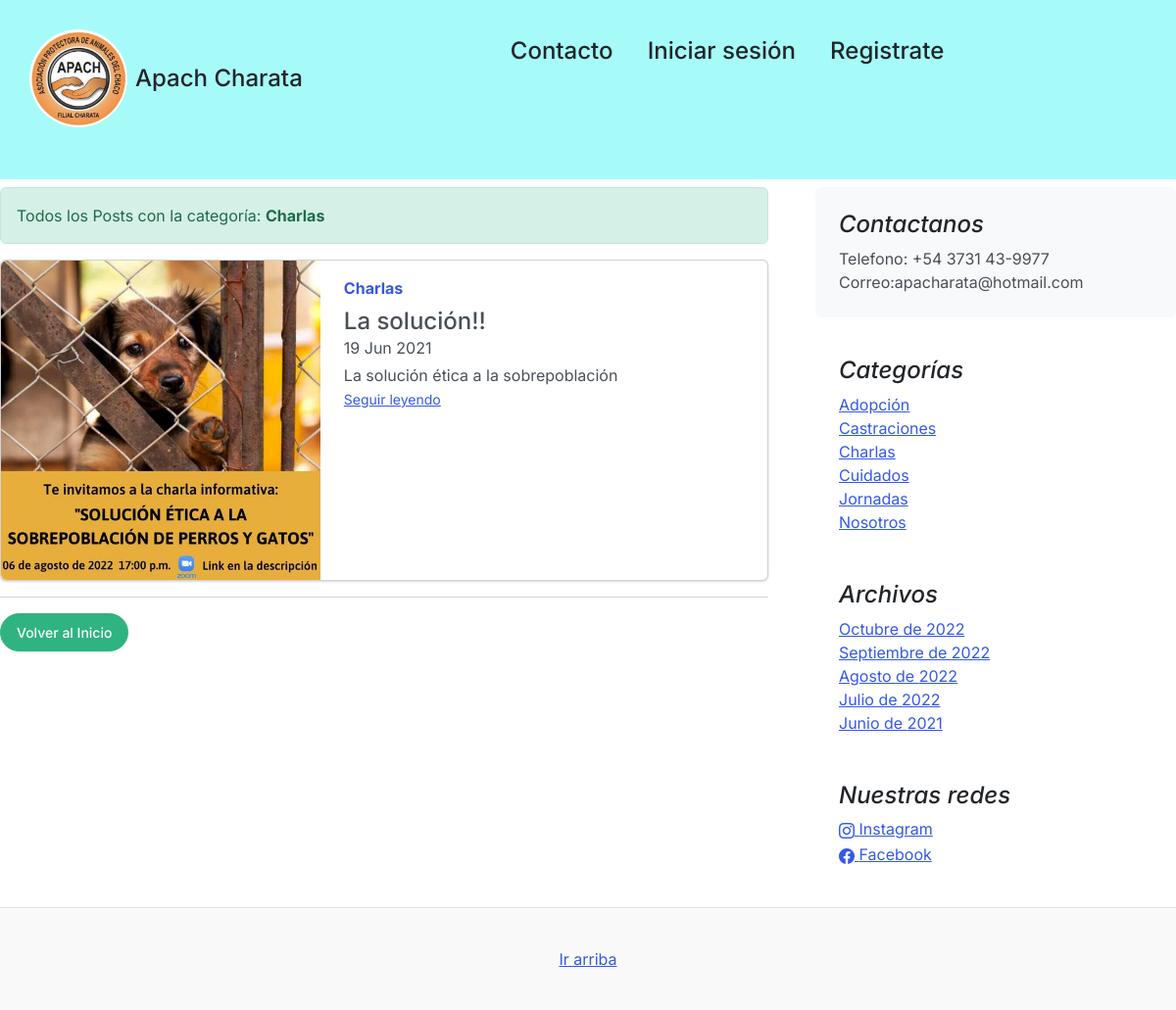
Page /category/1 on the committed database.
### core/models.py (models this page shows, shortened)
class Category (models.Model):
	name = models.CharField(max_length=200, unique=True, verbose_name='Nombre')
	active = models.BooleanField(default=True, verbose_name='Activo')
	created = models.DateTimeField(auto_now_add=True, verbose_name='Fecha de creación')
	updated = models.DateTimeField(auto_now=True, verbose_name='Fecha de modificación')
	class Meta:
		verbose_name = 'Categoría'
		verbose_name_plural = 'Categorías'
		ordering = ['name']
	def __str__(self):
		return self.name

class Post(models.Model):
	title = models.CharField(max_length=250, verbose_name='Título')
	excerpt = models.TextField(verbose_name='Bajada')
	content = RichTextField(verbose_name='Contenido')
	image = models.ImageField(upload_to='posts', null=True, blank=True, verbose_name='Imagen')
	published = models.BooleanField(default=False, verbose_name='Publicado')
	category = models.ForeignKey(Category, on_delete=models.CASCADE, related_name='get_posts', verbose_name='Categoría')
	author = models.ForeignKey(User, on_delete=models.CASCADE, related_name='get_posts', verbose_name='Autor')
	tags = models.ManyToManyField(Tag, verbose_name='Etiquetas')
	created = models.DateTimeField(auto_now_add=True, verbose_name='Fecha de creación')
	updated = models.DateTimeField(auto_now=True, verbose_name='Fecha de modificación')
	class Meta:
		verbose_name = 'Publicación'
		verbose_name_plural = 'Publicaciones'
		ordering = ['-created']

class About(models.Model):
	description = models.CharField(max_length=350, verbose_name='Descripción')
	created = models.DateTimeField(auto_now_add=True, verbose_name='Fecha de creación')
	updated = models.DateTimeField(auto_now=True, verbose_name='Fecha de modificación')
	class Meta:
		verbose_name = 'Contacto'
		verbose_name_plural = 'Contactanos'
		ordering = ['-created']
	def __str__(self):
		return self.description

class Link(models.Model):
	key = models.CharField(max_length=100, verbose_name='Key Link')
	name = models.CharField(max_length=120, verbose_name='Red Social')
	url = models.URLField(max_length=350, blank=True, null=True, verbose_name='Enlace')
	icon = models.CharField(max_length=100, blank=True, null=True, verbose_name='Icono')
	created = models.DateTimeField(auto_now_add=True, verbose_name='Fecha de creación')
	updated = models.DateTimeField(auto_now=True, verbose_name='Fecha de modificación')
	class Meta:
		verbose_name = 'Red Social'
		verbose_name_plural = 'Redes Sociales'
		ordering = ['name']

### core/views.py (the view)
# urls.py: path('category/<int:category_id>', category, name='category'),
def category(request, category_id):
    try:
        category = get_object_or_404(Category, id=category_id)
        return render(request, 'core/category.html', {'category':category})
    except:
        return render(request, 'core/404.html')

### core/processors.py (called while the page is built)
def ctx_dic_about(request):
	ctx_about = {}
	ctx_about['ABOUT'] = About.objects.latest('created')
	return ctx_about

def ctx_dic_category(request):
	ctx_category = {}
	ctx_category['categories'] = Category.objects.filter(active=True)
	return ctx_category

def ctx_dic_history(request):
	ctx_history = {}
	ctx_history['dates'] = Post.objects.dates('created', 'month', order='DESC').distinct()
	return ctx_history

def ctx_dic_link(request):
	ctx_link = {}
	links = Link.objects.all()
	for link in links:
		ctx_link[link.key] = {'url':link.url, 'icon':link.icon}
	return ctx_link

### core/templates/core/category.html
{% extends 'core/base.html' %}
{% load static %}
{% block content %}
<div class="alert alert-success" role="alert">
    Todos los Posts con la categoría: <strong>{{ category.name }}</strong>
</div>
{% for post in category.get_posts.all %}
    <div class="card mb-3">
        <div class="row g-0">
            <div class="col-md-5">
                <img src={{ post.image.url }} class="img-fluid rounded-start" alt="...">
            </div>
            <div class="col-md-7">
                <div class="card-body">
                    <strong class="d-inline-block mb-2 text-primary">{{ post.category }}</strong>
                    <h4 class="mb-0">{{ post.title }}</h4>
                    <div class="mb-1 text-muted">{{ post.created|date:"d M Y" }}</div>
                    <p class="card-text mb-auto">{{ post.excerpt }}</p>
                    <p class="card-text"><small class="text-muted"><a href={% url 'post' post.id %} class="stretched-link">Seguir leyendo</a></small></p>
                </div>
            </div>
        </div>
    </div>
{% empty %}
    <div class="alert alert-danger" role="alert">
        <strong>No existen Posts con la categoría: {{ category.name }}</strong>
    </div>
{% endfor %}
<hr>
{% if request.path != '/' %}
    <div class="my-3">
        <a class="btn btn-success rounded-pill" href={% url 'home' %}>Volver al Inicio</a>
    </div>
{% endif %}
{% endblock %}

### core/templates/core/base.html (shortened to what this page needs)
<!doctype html>
<html lang="es">
<head>
    <link rel="stylesheet" href="https://cdn.jsdelivr.net/npm/bootstrap-icons@1.9.1/font/bootstrap-icons.css">
    {% load static %}
    <link href={% static 'core/css/bootstrap.min.css' %} rel="stylesheet">
    <link href={% static 'core/css/blog.css' %} rel="stylesheet">
</head>
<body>
    <nav class="navbar navbar-expand-lg" style="background-color: #A6FBF9;">
    <div class="container navbar-nav mx-auto">
      <header class="d-flex flex-wrap justify-content-center py-3 mb-4 ">
        <a href="/" class="d-flex align-items-center mb-3 mb-md-0 me-md-auto text-dark text-decoration-none">
          <img class="bi me-2" width="100" height="100" style="border-radius: 80px;" src={% static 'core/img/logo.jpg' %}>
          <span class="fs-4">Apach Charata</span>
          <a class="nav-link" href="{% url 'Contacto' %}"><h4>Contacto</h4></a>&nbsp; &nbsp;
          {% if user.is_authenticated %}
          Hola {{ user.username}} &nbsp; &nbsp;<a class="nav-link" href="{% url 'cerrar_sesion' %}"><h4>Cerrar sesión</h4></a>
          {% else %}
          <a class="nav-link" href="{% url 'logear' %}"><h4>Iniciar sesión</h4></a> &nbsp; &nbsp; <a class="nav-link" href="{% url 'Autenticacion' %}"><h4>Registrate</h4></a>
          {% endif %}
      </header>
    </nav>
    <main class="mt-2">
      <section class="row g-5">
        <div class="col-md-8">
            {% block content %} {% endblock %}
        </div>
        <aside class="col-md-4">
          <div class="position-sticky" style="top: 2rem;">
            <div class="p-4 mb-3 bg-light rounded">
              <h4 class="fst-italic">Contactanos</h4>
              <p class="mb-0">{{ ABOUT }}</p>
            </div>
            <div class="p-4">
              <h4 class="fst-italic">Categorías</h4>
              <ol class="list-unstyled mb-0">
                {% for item in categories %}
                  <li><a href={% url 'category' item.id %}>{{ item.name }}</a></li>
                {% endfor %}
              </ol>
            </div>
            <div class="p-4">
              <h4 class="fst-italic">Archivos</h4>
              <ol class="list-unstyled mb-0">
                {% for item in dates %}
                  <li>
                    {% if item.month == 6 %}<a href={% url 'dates' item.month item.year %}>Junio de {{ item.year }}</a>{% endif %}
                    {% if item.month == 7 %}<a href={% url 'dates' item.month item.year %}>Julio de {{ item.year }}</a>{% endif %}
                    {% if item.month == 8 %}<a href={% url 'dates' item.month item.year %}>Agosto de {{ item.year }}</a>{% endif %}
                    {% if item.month == 9 %}<a href={% url 'dates' item.month item.year %}>Septiembre de {{ item.year }}</a>{% endif %}
                    {% if item.month == 10 %}<a href={% url 'dates' item.month item.year %}>Octubre de {{ item.year }}</a>{% endif %}
                  </li>
                {% endfor %}
              </ol>
            </div>
            <div class="p-4">
              <h4 class="fst-italic">Nuestras redes</h4>
              <ol class="list-unstyled">
                {% if LINK_INSTAGRAM.url %}
                  <li><a href={{ LINK_INSTAGRAM.url }}><i class="{{ LINK_INSTAGRAM.icon }}"></i> Instagram</a></li>
                {% endif %}
                {% if LINK_FACEBOOK.url %}
                  <li><a href={{ LINK_FACEBOOK.url }}><i class="{{ LINK_FACEBOOK.icon }}"></i> Facebook</a></li>
                {% endif %}
              </ol>
            </div>
          </div>
        </aside>
      </section>
    </main>
    <footer class="blog-footer">
        <a href="#">Ir arriba</a>
    </footer>
</body>
</html>

### core/static/core/css/blog.css (style rules this page uses)
.blog-footer { padding: 2.5rem 0; color: #727272; text-align: center; background-color: #f9f9f9; border-top: .05rem solid #e5e5e5; }
.bi { vertical-align: -.125em; fill: currentColor; }

### rows in the picture
Category: name "Charlas"
Post: image (picture), category "Charlas", title "La solución!!", created "19 Jun 2021", excerpt "La solución ética a la sobrepoblación"
About: description "Telefono: +54 3731 43-9977 Correo:apacharata@hotmail.com"
Category: name "Adopción"
Category: name "Castraciones"
Category: name "Cuidados"
Category: name "Jornadas"
Category: name "Nosotros"

### other values in the picture
{{ item.year }} "2022"
{{ item.year }} "2021"
